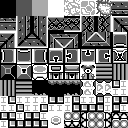

Below is a game level as drawn by its tile map, then a one-line description and the .tmx file that defines it, in full:
An orthogonal 16x16 tile map with 8x8 px tiles, 1 tile layer (Tile Layer 1).

<map version="1.5" tiledversion="1.7.0" orientation="orthogonal" renderorder="right-down" width="16" height="16" tilewidth="8" tileheight="8" infinite="0" nextlayerid="2" nextobjectid="1">
 <tileset firstgid="1" source="partset.tsx" />
 <layer id="1" name="Tile Layer 1" width="16" height="16">
  <data encoding="csv">
1,1,2,2,3,3,4,4,9,10,13,14,17,18,21,21,
1,1,2,2,3,3,4,4,11,12,15,16,19,20,22,22,
23,23,25,26,27,28,29,29,31,31,33,34,35,36,37,21,
24,24,25,26,27,28,30,30,32,32,33,34,35,36,25,41,
21,38,25,43,44,28,49,23,23,50,27,47,48,26,53,54,
42,28,39,24,24,40,27,45,46,26,51,22,22,52,55,56,
57,58,61,62,65,66,53,54,74,58,71,72,65,73,77,78,
59,60,63,64,67,68,69,70,76,60,63,64,67,75,79,80,
81,82,85,86,89,90,93,94,97,98,99,100,107,107,108,108,
83,84,87,88,91,92,95,96,95,96,101,102,107,107,108,108,
109,109,110,110,1,1,112,112,112,112,113,114,115,115,117,5,
109,109,110,110,111,111,1,1,111,111,113,114,116,116,5,5,
5,117,5,5,5,5,117,117,5,117,5,5,117,5,117,117,
5,5,117,5,5,117,5,5,5,117,117,117,117,5,117,5,
117,117,5,117,117,5,119,120,118,118,104,118,118,105,106,106,
5,117,117,117,117,117,121,122,103,103,104,118,118,105,118,118
</data>
 </layer>
</map>